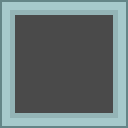

A level layout from a 2D game, rendered from its tile map. Below: a short description, then the map file with its tile-grid data intact:
An orthogonal 2x2 tile map with 64x64 px tiles, 1 tile layer (Tile Layer 1).

<map version="1.0" tiledversion="1.0.3" orientation="orthogonal" renderorder="right-down" width="2" height="2" tilewidth="64" tileheight="64" nextobjectid="1">
 <tileset firstgid="1" name="kenney_tileset" tilewidth="64" tileheight="64" tilecount="540" columns="27">
  <image source="../Images/Tilesheet/tilesheet_complete.png" width="1728" height="1280" />
 </tileset>
 <layer name="Tile Layer 1" width="2" height="2">
  <data encoding="csv">
287,288,
314,315
</data>
 </layer>
</map>
